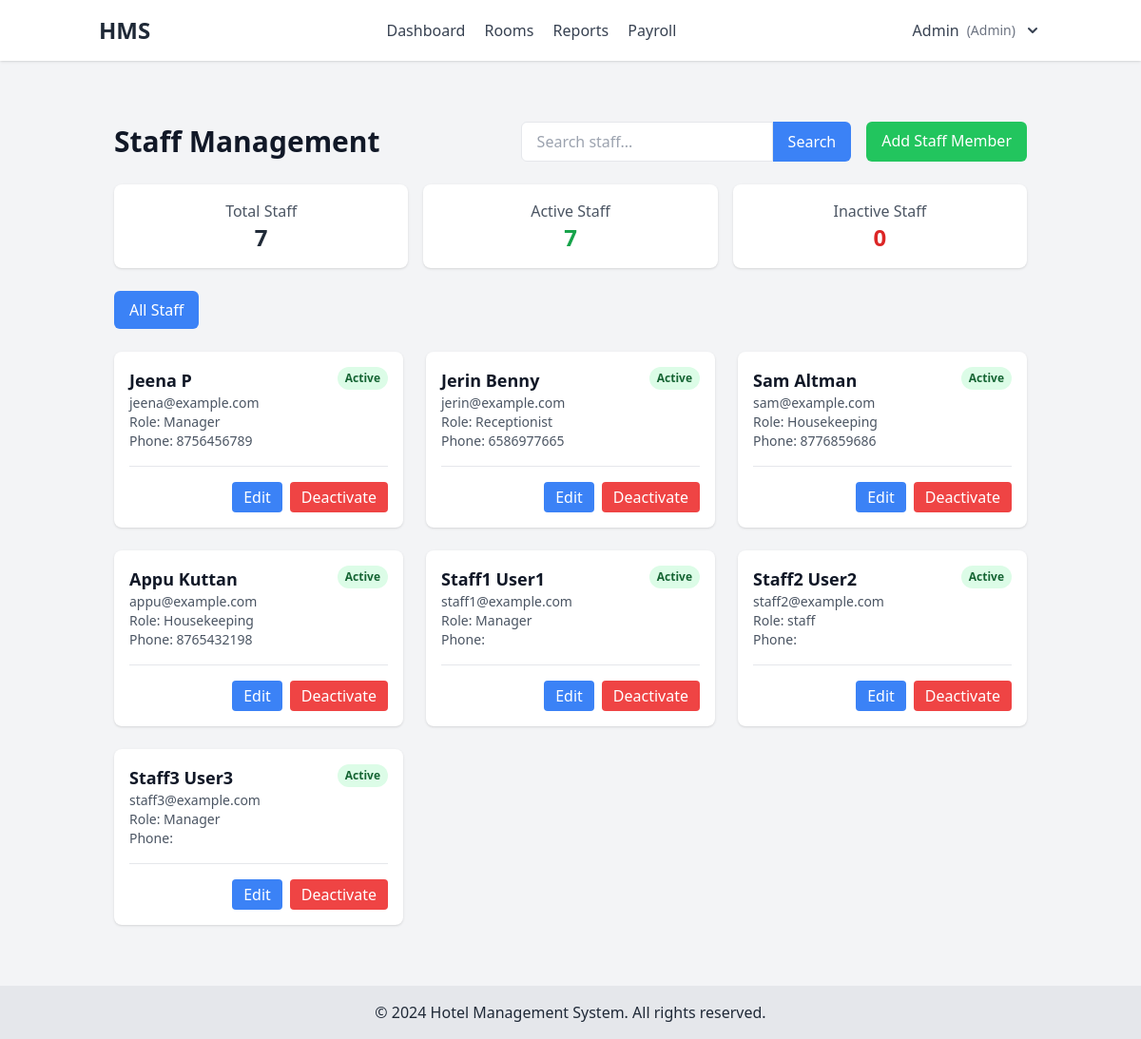
/staff-management/ (signed in), run on the app's committed database.
### hms_app/models.py (models this page shows)
class User(AbstractUser):
    ADMIN = 'admin'
    MANAGER = 'manager'
    RECEPTIONIST = 'receptionist'
    HOUSEKEEPING = 'housekeeping'
    GUEST = 'guest'
    ROLE_CHOICES = [
        (ADMIN, 'Admin'),
        (MANAGER, 'Manager'),
        (RECEPTIONIST, 'Receptionist'),
        (HOUSEKEEPING, 'Housekeeping'),
        (GUEST, 'Guest'),
    ]
    role = models.CharField(max_length=20, choices=ROLE_CHOICES, default=GUEST)
    phone_number = models.CharField(max_length=15, blank=True)
    two_factor_enabled = models.BooleanField(default=False)
    two_factor_code = models.CharField(max_length=6, null=True, blank=True)

### hms_app/views.py (the view, shortened to what this page needs)
# urls.py: path('staff-management/', views.staff_management, name='staff_management'),
@login_required
@user_passes_test(lambda u: u.role == 'admin')
def staff_management(request):
    role_filter = request.GET.get('role', 'all')
    search_query = request.GET.get('search', '')
    staff_members = User.objects.exclude(role__in=['admin', 'guest'])
    if role_filter != 'all':
        staff_members = staff_members.filter(role=role_filter)
    context = {
        'staff_members': staff_members,
        'current_role': role_filter,
        'search_query': search_query,
        'role_choices': [
            ('manager', 'Managers'),
            ('receptionist', 'Receptionists'),
            ('housekeeping', 'Housekeeping')
        ],
        'total_staff': staff_members.count(),
        'active_staff': staff_members.filter(is_active=True).count(),
        'inactive_staff': staff_members.filter(is_active=False).count(),
    }
    return render(request, 'admin/staff_management.html', context)

### templates/admin/staff_management.html (shortened to what this page needs)
 {% extends 'base.html' %}
{% block content %}
<div class="container mx-auto px-4 py-8">
    <div class="flex justify-between items-center mb-6">
        <h1 class="text-3xl font-bold text-gray-900">Staff Management</h1>
        <div class="flex space-x-4">
            <form class="flex" method="GET">
                <input type="text" name="search" value="{{ search_query }}" placeholder="Search staff..."
                    class="px-4 py-2 border rounded-l-md focus:outline-none focus:ring-2 focus:ring-blue-500">
                <button type="submit" class="px-4 py-2 bg-blue-500 text-white rounded-r-md hover:bg-blue-600">
                    Search
                </button>
            </form>
            <a href="{% url 'add_staff' %}" class="bg-green-500 text-white px-4 py-2 rounded-md hover:bg-green-600">
                Add Staff Member
            </a>
        </div>
    </div>
    <div class="grid grid-cols-3 gap-4 mb-6">
        <div class="bg-white p-4 rounded-lg shadow text-center">
            <p class="text-gray-600">Total Staff</p>
            <p class="text-2xl font-bold">{{ total_staff }}</p>
        </div>
        <div class="bg-white p-4 rounded-lg shadow text-center">
            <p class="text-gray-600">Active Staff</p>
            <p class="text-2xl font-bold text-green-600">{{ active_staff }}</p>
        </div>
        <div class="bg-white p-4 rounded-lg shadow text-center">
            <p class="text-gray-600">Inactive Staff</p>
            <p class="text-2xl font-bold text-red-600">{{ inactive_staff }}</p>
        </div>
    </div>
    <div class="flex space-x-4 mb-6">
        <a href="?role=all"
            class="px-4 py-2 rounded-md {% if current_role == 'all' %}bg-blue-500 text-white{% else %}bg-gray-200 text-gray-700{% endif %} hover:bg-blue-600 hover:text-white">
            All Staff
        </a>
    </div>
    <div class="grid gap-6 md:grid-cols-2 lg:grid-cols-3">
        {% for staff in staff_members %}
        <div class="bg-white rounded-lg shadow overflow-hidden">
            <div class="p-4">
                <div class="flex justify-between items-start mb-4">
                    <div>
                        <h3 class="text-lg font-bold text-gray-900">{{ staff.get_full_name }}</h3>
                        <p class="text-sm text-gray-600">{{ staff.email }}</p>
                        <p class="text-sm text-gray-600">Role: {{ staff.get_role_display }}</p>
                        <p class="text-sm text-gray-600">Phone: {{ staff.phone_number }}</p>
                    </div>
                    <span
                        class="px-2 py-1 text-xs font-semibold rounded-full
                        {% if staff.is_active %}bg-green-100 text-green-800{% else %}bg-red-100 text-red-800{% endif %}">
                        {{ staff.is_active|yesno:"Active,Inactive" }}
                    </span>
                </div>
                <div class="border-t pt-4 flex justify-end space-x-2">
                    <a href="{% url 'edit_user' staff.id %}"
                        class="px-3 py-1 bg-blue-500 text-white rounded hover:bg-blue-600">
                        Edit
                    </a>
                    <button onclick="toggleStaffStatus({{ staff.id }})"
                        class="px-3 py-1 {% if staff.is_active %}bg-red-500{% else %}bg-green-500{% endif %} text-white rounded hover:{% if staff.is_active %}bg-red-600{% else %}bg-green-600{% endif %}">
                        {{ staff.is_active|yesno:"Deactivate,Activate" }}
                    </button>
                </div>
            </div>
        </div>
        {% empty %}
        <div class="col-span-3 text-center py-8">
            <p class="text-gray-500">No staff members found.</p>
        </div>
        {% endfor %}
    </div>
</div>
{% endblock %}

### templates/base.html (shortened to what this page needs)
<!DOCTYPE html>
<html lang="en">
<head>
    <script src="https://cdn.tailwindcss.com"></script>
</head>
<body class="min-h-screen bg-gray-100 text-gray-800 flex flex-col">
    <header class="bg-white shadow">
        <div class="container mx-auto px-4 py-4 flex justify-between items-center">
            <a href="{% url 'dashboard' %}" class="text-2xl font-bold">HMS</a>
            <nav class="space-x-4">
                {% if user.is_authenticated %}
                {% if user.role == 'admin' %}
                <a href="{% url 'dashboard' %}" class="text-gray-700 hover:text-blue-500">Dashboard</a>
                <a href="{% url 'room_list' %}" class="text-gray-700 hover:text-blue-500">Rooms</a>
                <a href="{% url 'generate_reports' %}" class="text-gray-700 hover:text-blue-500">Reports</a>
                <a href="{% url 'payroll_summary' %}" class="text-gray-700 hover:text-blue-500">Payroll</a>
                {% elif user.role == 'receptionist' %}
                <a href="{% url 'dashboard' %}" class="text-gray-700 hover:text-blue-500">Dashboard</a>
                <a href="{% url 'booking_list' %}" class="text-gray-700 hover:text-blue-500">Reservations</a>
                {% elif user.role == 'housekeeping' %}
                <a href="{% url 'dashboard' %}" class="text-gray-700 hover:text-blue-500">Dashboard</a>
                {% else %}
                <a href="{% url 'dashboard' %}" class="text-gray-700 hover:text-blue-500">Dashboard</a>
                <a href="{% url 'booking_list' %}" class="text-gray-700 hover:text-blue-500">My Bookings</a>
                {% endif %}
                {% endif %}
            </nav>
            <div class="flex items-center">
                {% if user.is_authenticated %}
                <div x-data="{ open: false }" class="relative">
                    <button @click="open = !open" class="flex items-center space-x-2 text-gray-700 hover:text-blue-500">
                        <span>{{ user.get_full_name|default:user.username }}</span>
                        <span class="text-sm text-gray-500">({{ user.role|title }})</span>
                        <svg xmlns="http://www.w3.org/2000/svg" class="h-5 w-5" viewBox="0 0 20 20" fill="currentColor">
                            <path fill-rule="evenodd"
                                d="M5.293 7.293a1 1 0 011.414 0L10 10.586l3.293-3.293a1 1 0 111.414 1.414l-4 4a1 1 0 01-1.414 0l-4-4a1 1 0 010-1.414z"
                                clip-rule="evenodd" />
                        </svg>
                    </button>
                </div>
                {% else %}
                <div class="space-x-4">
                    <a href="{% url 'login' %}" class="text-blue-500 hover:underline">Login</a>
                    <a href="{% url 'register' %}" class="text-blue-500 hover:underline">Register</a>
                </div>
                {% endif %}
            </div>
        </div>
    </header>
    <main class="container mx-auto px-4 py-8 flex-grow">
        {% block content %}{% endblock %}
    </main>
    <footer class="bg-gray-200 text-center py-4 mt-auto">
        <p>&copy; {% now "Y" %} Hotel Management System. All rights reserved.</p>
    </footer>
</body>
</html>

### data on the page
User: get_full_name "Admin", role "Admin"
User: get_full_name "Jeena P", email "jeena@example.com", role "Manager", phone_number "8756456789", is_active "Active", is_active "Deactivate"
User: get_full_name "Jerin Benny", email "jerin@example.com", role "Receptionist", phone_number "6586977665", is_active "Active", is_active "Deactivate"
User: get_full_name "Sam Altman", email "sam@example.com", role "Housekeeping", phone_number "8776859686", is_active "Active", is_active "Deactivate"
User: get_full_name "Appu Kuttan", email "appu@example.com", role "Housekeeping", phone_number "8765432198", is_active "Active", is_active "Deactivate"
User: get_full_name "Staff1 User1", email "staff1@example.com", role "Manager", is_active "Active", is_active "Deactivate"
User: get_full_name "Staff2 User2", email "staff2@example.com", role "staff", is_active "Active", is_active "Deactivate"
User: get_full_name "Staff3 User3", email "staff3@example.com", role "Manager", is_active "Active", is_active "Deactivate"

### other printed values
{{ total_staff }} "7"
{{ active_staff }} "7"
{{ inactive_staff }} "0"
